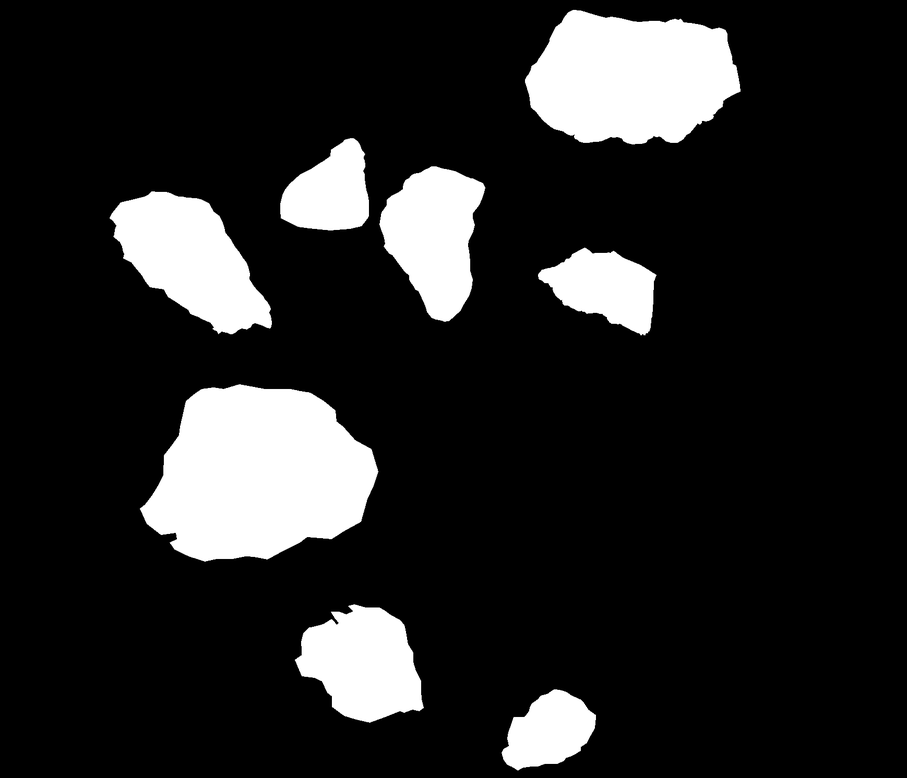
#> input picture demo/try/try/0705.png, 907 x 778 px, shrunk from 1738 x 1492 before the run, found by its file name
$ python spilt.py
#> lines starting #> are read from the running program, lines starting #| are printed output that depends on the picture; after the words box and inside, x2 and y2 are one past the last pixel; in counts of white or black regions, pixels touching at a corner belong together
import cv2
import numpy as np
import os


input_image_path = r"E:\picture\split\0705.png"
save_dir = r"E:\picture\split\1"
if not os.path.exists(save_dir):
    os.makedirs(save_dir)
image = cv2.imread(input_image_path)
#> image is the input picture: shape (778, 907, 3); min 0, max 255, mean 37.4
if image is not None:
    gray = cv2.cvtColor(image, cv2.COLOR_BGR2GRAY)
    _, white_mask = cv2.threshold(gray, 240, 255, cv2.THRESH_BINARY)
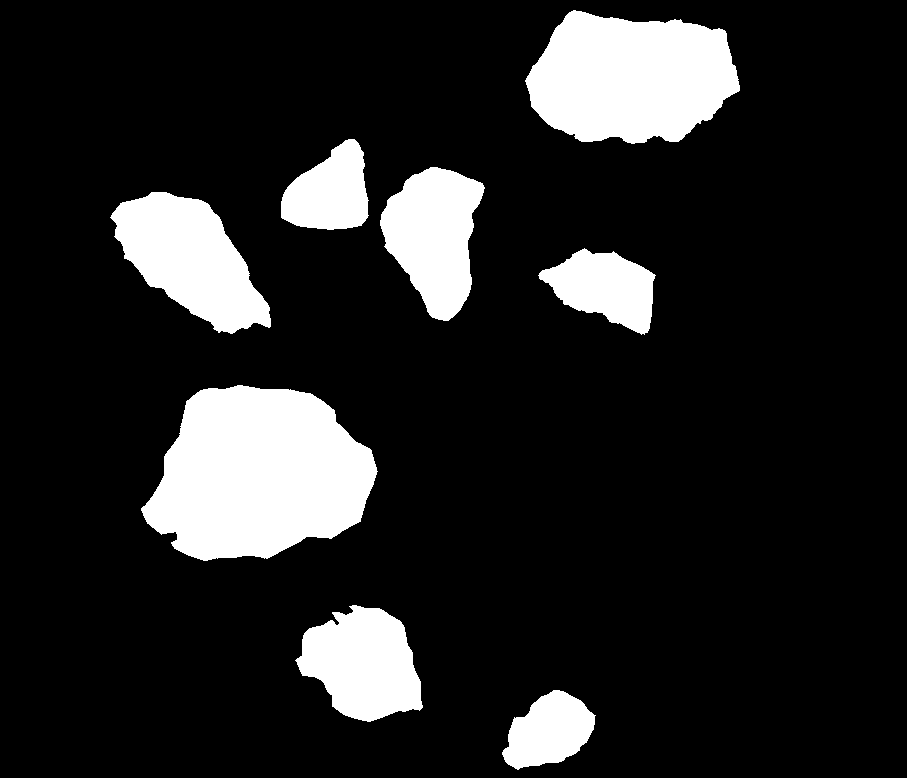
#> white_mask: shape (778, 907); 14.4% white; 8 white regions
    contours, _ = cv2.findContours(white_mask, cv2.RETR_EXTERNAL, cv2.CHAIN_APPROX_SIMPLE)
#> contours = 8 contours; box (x1, y1, x2, y2) and area: (141, 385, 378, 561) 29802, (525, 10, 740, 144) 21360, (110, 192, 271, 334) 12738, (380, 167, 485, 321) 10238, (295, 605, 423, 722) 9926, (538, 248, 656, 335) 5908, (281, 139, 369, 230) 5398, (502, 690, 596, 770) 4751
    for i, contour in enumerate(contours):
        if contour.dtype == np.int32 or contour.dtype == np.float32:
            epsilon = 0.001 * cv2.arcLength(contour, True)
            approx = cv2.approxPolyDP(contour, epsilon, True)
            segmented_image = np.zeros_like(image)
            cv2.drawContours(segmented_image, [contour], -1, (255, 255, 255), -1)
            cv2.imwrite(os.path.join(save_dir, f'segmented_image_{i}.png'), segmented_image)
        else:
            print(f"Contour {i} has incorrect data type: {contour.dtype}")
#> this loop made 8 passes
#> epsilon on passes 1 to 8: 0.288, 0.448, 0.723, 0.351, 0.515, 0.439, 0.308, 0.627
#> pass 1, `cv2.imwrite(os.path.join(save_dir, f'segmented_image_{i}.png'), segmen..`:
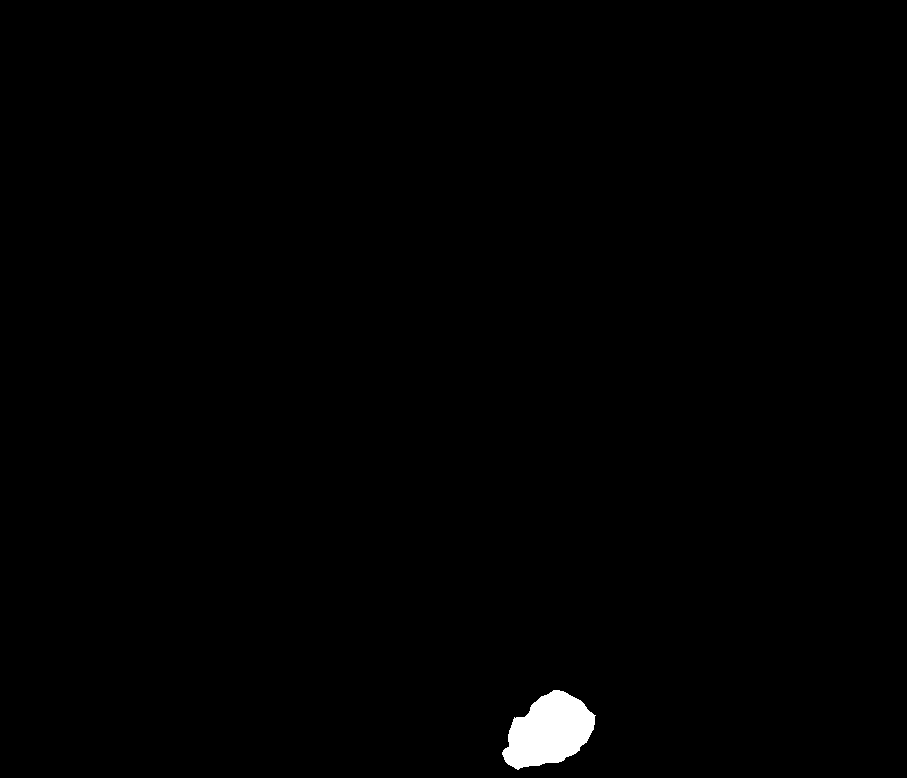
#> saved as segmented_image_0.png: shape (778, 907, 3); 0.69% white; 1 white region, box (x1, y1, x2, y2) and area: (502, 690, 596, 770) 4875
#> pass 2, `cv2.imwrite(os.path.join(save_dir, f'segmented_image_{i}.png'), segmen..`:
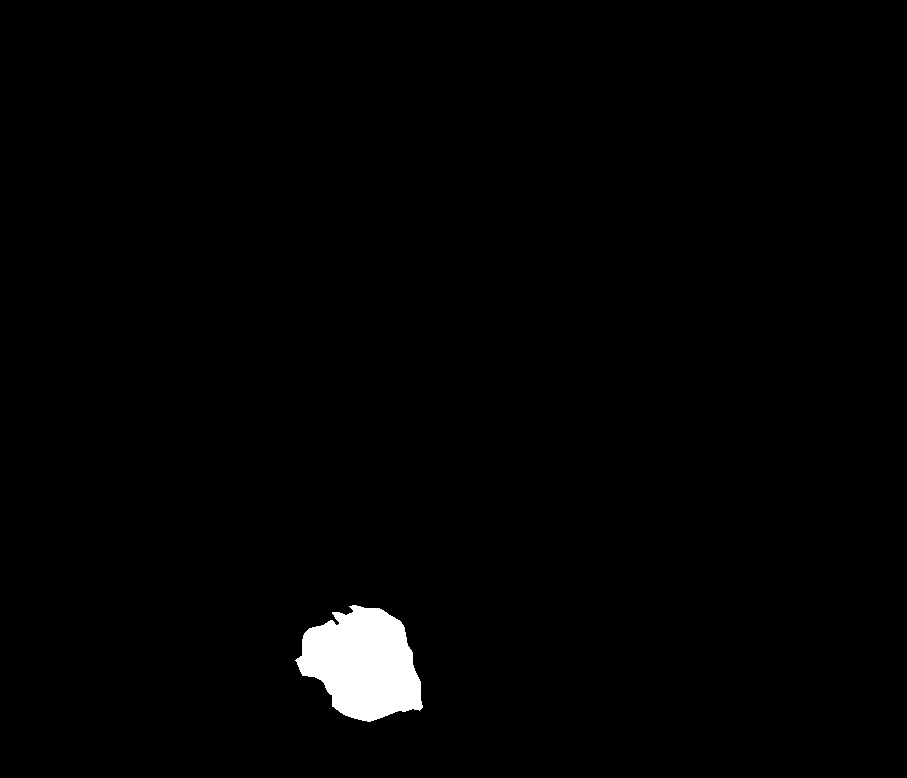
#> saved as segmented_image_1.png: shape (778, 907, 3); 1.4% white; 1 white region, box (x1, y1, x2, y2) and area: (295, 605, 423, 722) 10122
#> after the loop:
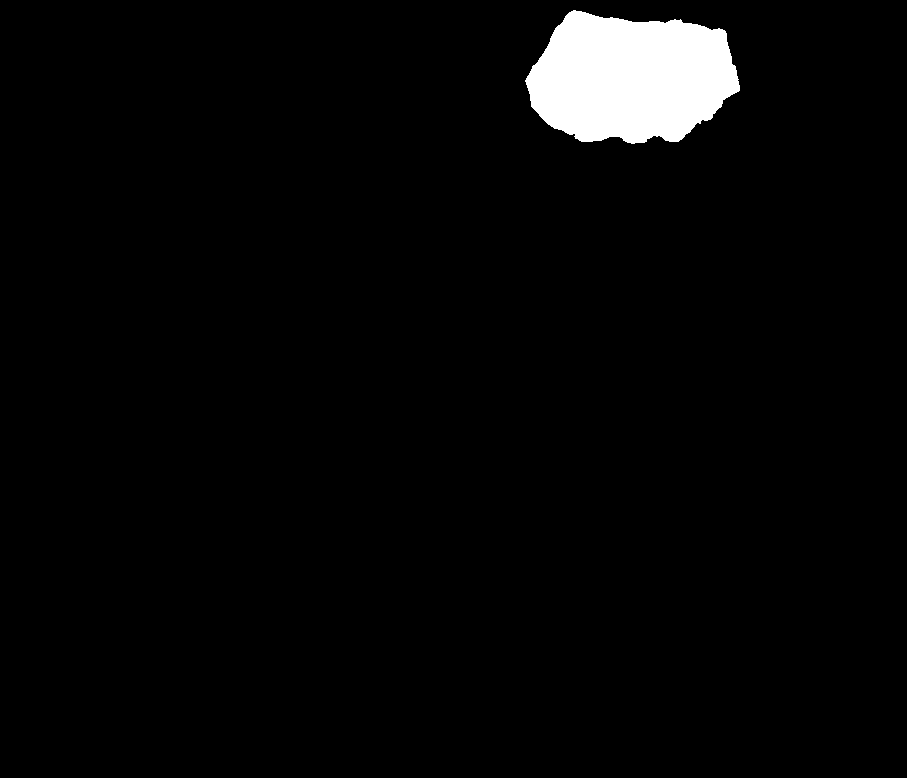
#> segmented_image: shape (778, 907, 3); 3.1% white; 1 white region, box (x1, y1, x2, y2) and area: (525, 10, 740, 144) 21633
else:
    print(f"Image not found or unable to read: {input_image_path}")

print("Split finished:", save_dir)
#| Split finished: E:\picture\split\1
